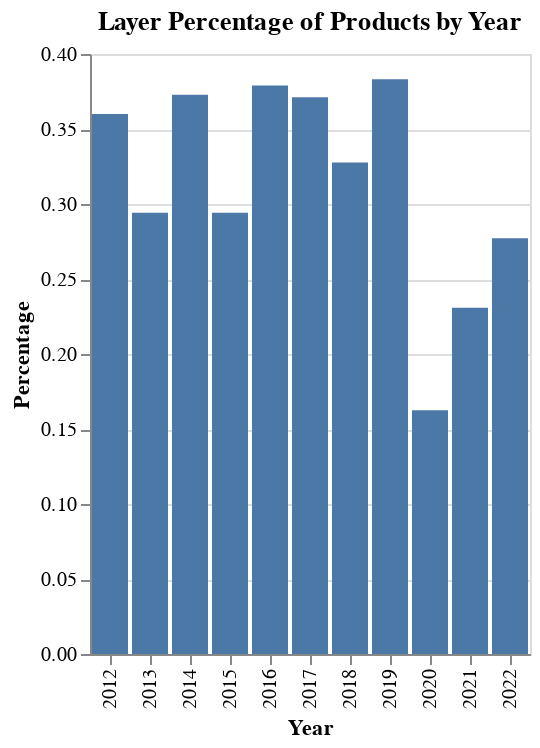

The notebook cell saved with this chart:
### Code cell
tdf = clothes_products_df.groupby(['Kind', 'Year']).count()['Release'].reset_index()
tdf.columns = ['Kind', 'Year', 'Count']
tdf = tdf.set_index(['Kind', 'Year'])
tdf = tdf / tdf.groupby('Year').sum(True)
tdf.columns = ['Percentage']
alt.Chart(tdf.loc['Layer'].reset_index()).mark_bar().encode(
    x=alt.X('Year:N'),
    y='Percentage:Q',
    tooltip=['Year', 'Percentage']
).properties(title=f"Layer Percentage of Products by Year")

### Figure 1 — Vega-Lite specification as saved in the notebook (floating-point values rounded to 4 significant figures)
{"$schema": "https://vega.github.io/schema/vega-lite/v4.17.0.json", "config": {"view": {"continuousHeight": 300, "continuousWidth": 400}}, "data": {"name": "data-0a1ce8e6965b79e20da6dc9a80720ee8"}, "datasets": {"data-0a1ce8e6965b79e20da6dc9a80720ee8": [{"Percentage": 0.36, "Year": 2012}, {"Percentage": 0.2941, "Year": 2013}, {"Percentage": 0.3729, "Year": 2014}, {"Percentage": 0.2941, "Year": 2015}, {"Percentage": 0.3789, "Year": 2016}, {"Percentage": 0.3711, "Year": 2017}, {"Percentage": 0.3277, "Year": 2018}, {"Percentage": 0.3832, "Year": 2019}, {"Percentage": 0.1625, "Year": 2020}, {"Percentage": 0.2308, "Year": 2021}, {"Percentage": 0.2772, "Year": 2022}]}, "encoding": {"tooltip": [{"field": "Year", "type": "quantitative"}, {"field": "Percentage", "type": "quantitative"}], "x": {"field": "Year", "type": "nominal"}, "y": {"field": "Percentage", "type": "quantitative"}}, "mark": "bar", "title": "Layer Percentage of Products by Year"}
